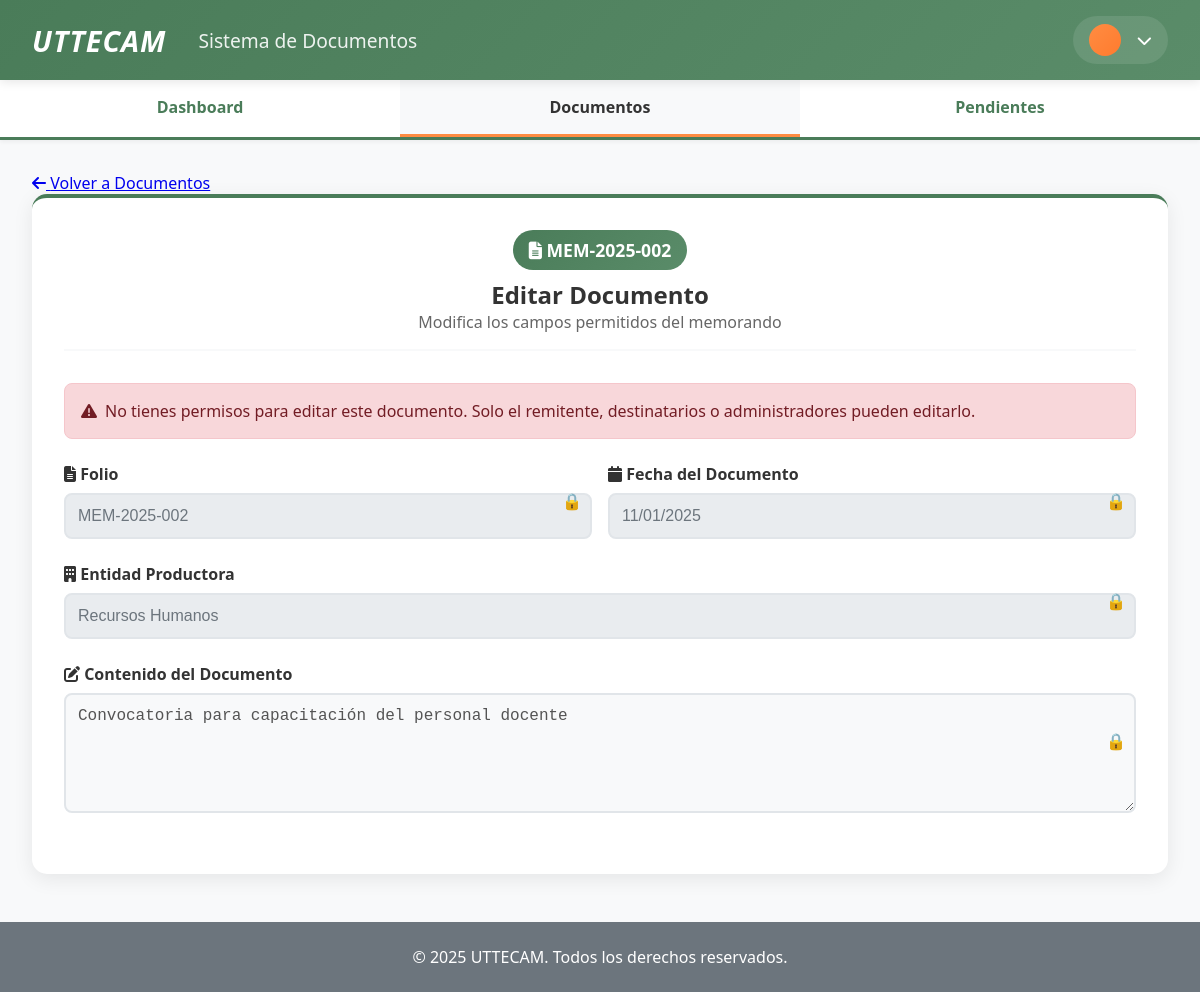
The page /public/editar-documento/2 (signed in) on the database its author committed.
### tables this page shows
CREATE TABLE `memorandos` (
  `id` bigint NOT NULL AUTO_INCREMENT,
  `folio` varchar(50) NOT NULL,
  `fecha_recepcion` timestamp NULL DEFAULT CURRENT_TIMESTAMP,
  `entidad_productora` varchar(255) DEFAULT NULL,
  `remitente_id` bigint NOT NULL,
  `fecha_documento` date DEFAULT NULL,
  `contenido` text NOT NULL,
  `destinatario_id` bigint DEFAULT NULL,
  `urgencia` enum('urgente','ordinario') DEFAULT 'ordinario',
  `documento_blob` longblob,
  `area_destino_id` bigint DEFAULT NULL,
  `fecha_recepcion_destino` timestamp NULL DEFAULT NULL,
  `fecha_requerida_respuesta` date DEFAULT NULL,
  `estatus_atencion` enum('pendiente','proceso','atendido') DEFAULT 'pendiente',
  `fecha_limite` date DEFAULT NULL,
  `fecha_creacion` timestamp NULL DEFAULT CURRENT_TIMESTAMP,
  `fecha_resolucion_final` date DEFAULT NULL,
  `area_id` bigint NOT NULL,
  PRIMARY KEY (`id`),
  UNIQUE KEY `folio` (`folio`),
  KEY `remitente_id` (`remitente_id`),
  KEY `destinatario_id` (`destinatario_id`),
  KEY `area_id` (`area_id`),
  KEY `area_destino_id` (`area_destino_id`)
);

### server/controllers/DocumentController.php (called while the page is built, shortened)
<?php
require_once __DIR__ . '/../db.php';
class DocumentController {
    public function puedeEditarEstatus($memorando_id, $usuario_id) {
        global $pdo;
        try {
            $stmt = $pdo->prepare("
                SELECT COUNT(*) as count
                FROM documento_destinatarios
                WHERE memorando_id = ? AND destinatario_id = ?
            ");
            $stmt->execute([$memorando_id, $usuario_id]);
            $result = $stmt->fetch(PDO::FETCH_ASSOC);
            return $result['count'] > 0;
        } catch (Exception $e) {
            error_log("Error al verificar permisos: " . $e->getMessage());
            return false;
        }
    }
    public function obtenerDocumentoPorId($id) {
        global $pdo;
        try {
            $stmt = $pdo->prepare("
                SELECT m.*, u1.nombre as remitente_nombre, a1.nombre as area_nombre, a2.nombre as area_destino_nombre
                FROM memorandos m
                LEFT JOIN usuarios u1 ON m.remitente_id = u1.id
                LEFT JOIN areas a1 ON m.area_id = a1.id
                LEFT JOIN areas a2 ON m.area_destino_id = a2.id
                WHERE m.id = ?
            ");
            $stmt->execute([$id]);
            return $stmt->fetch(PDO::FETCH_ASSOC);
        } catch (Exception $e) {
            error_log("Error al obtener documento: " . $e->getMessage());
            return null;
        }
    }
}
?>

### server/middleware/AuthMiddleware.php (called while the page is built, shortened)
<?php
class AuthMiddleware {
    public static function getUser() {
        return $_SESSION['usuario'] ?? null;
    }
}
?>

### server/views/editar-documento.php (the view, shortened to what this page needs)
<?php
require_once __DIR__ . '/../middleware/AuthMiddleware.php';
require_once __DIR__ . '/../controllers/DocumentController.php';
$documento_id = $_GET['id'] ?? 0;
$documentController = new DocumentController();
$documento = $documentController->obtenerDocumentoPorId($documento_id);
$usuario = AuthMiddleware::getUser();
$areas = $documentController->obtenerAreas();
$destinatarios = $documentController->obtenerDestinatariosDocumento($documento_id);
$puedeEditarEstatus = $documentController->puedeEditarEstatus($documento_id, $usuario['id']);
$esRemitente = $documento['remitente_id'] == $usuario['id'];
$esAdmin = $usuario['rol'] === 'admin';
?>
<!DOCTYPE html>
<html lang="es">
<head>
    <link rel="stylesheet" href="./../../server/assets/styles.css">
    <link rel="stylesheet" href="https://cdnjs.cloudflare.com/ajax/libs/font-awesome/6.4.0/css/all.min.css">
</head>
<body>
    <?php include __DIR__ . '/../components/header.php'; ?>
    <?php $current_page = 'documentos'; include __DIR__ . '/../components/navigation.php'; ?>
    <div class="container">
        <a href="<?php echo $base_url; ?>/documentos" class="back-btn">
            <i class="fas fa-arrow-left"></i> Volver a Documentos
        </a>
        <div class="card">
            <div class="form-header">
                <div class="folio-highlight">
                    <i class="fas fa-file-alt"></i> <?php echo htmlspecialchars($documento['folio']); ?>
                </div>
                <h2 style="color: #333;">Editar Documento</h2>
                <p style="color: #666;">Modifica los campos permitidos del memorando</p>
            </div>
            <?php if (!$esRemitente && !$esAdmin && !$puedeEditarEstatus): ?>
                <div class="permission-notice error">
                    <i class="fas fa-exclamation-triangle"></i>
                    <span>No tienes permisos para editar este documento. Solo el remitente, destinatarios o administradores pueden editarlo.</span>
                </div>
            <?php endif; ?>
            <form action="<?php echo $base_url; ?>/actualizar-documento" method="POST">
                <?php if ($esRemitente || $esAdmin): ?>
                    <div class="form-row">
                        <div class="form-group">
                            <label for="folio"><i class="fas fa-file-alt"></i> Folio *</label>
                            <input type="text" id="folio" name="folio" class="form-input" required
                                   value="<?php echo htmlspecialchars($documento['folio']); ?>">
                        </div>
                        <div class="form-group">
                            <label for="fecha_documento"><i class="fas fa-calendar"></i> Fecha del Documento</label>
                            <input type="date" id="fecha_documento" name="fecha_documento" class="form-input"
                                   value="<?php echo $documento['fecha_documento']; ?>">
                        </div>
                    </div>
                    <div class="form-group">
                        <label for="entidad_productora"><i class="fas fa-building"></i> Entidad Productora</label>
                        <input type="text" id="entidad_productora" name="entidad_productora" class="form-input"
                               placeholder="Ej: Dirección General" value="<?php echo htmlspecialchars($documento['entidad_productora']); ?>">
                    </div>
                    <div class="form-group">
                        <label><i class="fas fa-users"></i> Destinatarios (No editable)</label>
                        <div class="destinatarios-readonly">
                            <?php foreach ($destinatarios as $dest): ?>
                                <span class="destinatario-tag">
                                    <div class="destinatario-avatar">
                                        <?php echo strtoupper(substr($dest['nombre'], 0, 1)); ?>
                                    </div>
                                    <?php echo htmlspecialchars($dest['nombre']); ?>
                                </span>
                            <?php endforeach; ?>
                        </div>
                        <small style="color: #666; font-size: 0.9rem;">
                            <i class="fas fa-info-circle"></i> Los destinatarios no pueden modificarse después de crear el documento
                        </small>
                    </div>
                    <div class="form-row">
                        <div class="form-group">
                            <label for="area_destino_id"><i class="fas fa-arrow-right"></i> Área Destino</label>
                            <select id="area_destino_id" name="area_destino_id" class="form-select">
                                <option value="">Seleccionar área destino</option>
                                <?php foreach ($areas as $area): ?>
                                    <option value="<?php echo $area['id']; ?>"
                                            <?php echo $area['id'] == $documento['area_destino_id'] ? 'selected' : ''; ?>>
                                        <?php echo htmlspecialchars($area['nombre']); ?>
                                    </option>
                                <?php endforeach; ?>
                            </select>
                        </div>
                        <div class="form-group">
                            <label for="urgencia"><i class="fas fa-flag"></i> Urgencia *</label>
                            <select id="urgencia" name="urgencia" class="form-select" required>
                                <option value="ordinario" <?php echo $documento['urgencia'] === 'ordinario' ? 'selected' : ''; ?>>Ordinario</option>
                                <option value="urgente" <?php echo $documento['urgencia'] === 'urgente' ? 'selected' : ''; ?>>Urgente</option>
                            </select>
                        </div>
                    </div>
                    <div class="form-group">
                        <label for="contenido"><i class="fas fa-edit"></i> Contenido del Documento *</label>
                        <textarea id="contenido" name="contenido" class="form-textarea" required
                                  placeholder="Escriba el contenido del memorando..."><?php echo htmlspecialchars($documento['contenido']); ?></textarea>
                    </div>
                    <div class="form-row">
                        <div class="form-group">
                            <label for="fecha_requerida_respuesta"><i class="fas fa-clock"></i> Fecha Requerida de Respuesta</label>
                            <input type="date" id="fecha_requerida_respuesta" name="fecha_requerida_respuesta" class="form-input"
                                   value="<?php echo $documento['fecha_requerida_respuesta']; ?>">
                        </div>
                        <div class="form-group">
                            <label for="fecha_limite"><i class="fas fa-exclamation-circle"></i> Fecha Límite</label>
                            <input type="date" id="fecha_limite" name="fecha_limite" class="form-input"
                                   value="<?php echo $documento['fecha_limite']; ?>">
                        </div>
                    </div>
                    <button type="submit" class="btn-submit">
                        <i class="fas fa-save"></i> Actualizar Documento
                    </button>
                <?php else: ?>
                    <div class="form-row">
                        <div class="form-group disabled-field">
                            <label><i class="fas fa-file-alt"></i> Folio</label>
                            <input type="text" class="form-input" disabled value="<?php echo htmlspecialchars($documento['folio']); ?>">
                        </div>
                        <div class="form-group disabled-field">
                            <label><i class="fas fa-calendar"></i> Fecha del Documento</label>
                            <input type="text" class="form-input" disabled value="<?php echo $documento['fecha_documento'] ? date('d/m/Y', strtotime($documento['fecha_documento'])) : 'N/A'; ?>">
                        </div>
                    </div>
                    <div class="form-group disabled-field">
                        <label><i class="fas fa-building"></i> Entidad Productora</label>
                        <input type="text" class="form-input" disabled value="<?php echo htmlspecialchars($documento['entidad_productora']); ?>">
                    </div>
                    <div class="form-group disabled-field">
                        <label><i class="fas fa-edit"></i> Contenido del Documento</label>
                        <textarea class="form-textarea" disabled><?php echo htmlspecialchars($documento['contenido']); ?></textarea>
                    </div>
                <?php endif; ?>
            </form>
        </div>
    </div>
    <div class="footer">
        © 2025 UTTECAM. Todos los derechos reservados.
    </div>
</body>
</html>

### server/assets/styles.css (style rules this page uses)
* { margin: 0; padding: 0; box-sizing: border-box; }
body { font-family: "Segoe UI", Tahoma, Geneva, Verdana, sans-serif; background: #f8f9fa; min-height: 100vh; }
.container { max-width: 1200px; margin: 2rem auto; padding: 0 2rem; animation: fadeInUp 0.7s ease-out; }
.card { background: white; padding: 2rem; border-radius: 15px; box-shadow: 0 5px 20px rgba(0, 0, 0, 0.08); border-top: 4px solid #4a7c59; }
.form-group { margin-bottom: 1.5rem; animation: fadeIn 0.8s ease-out; }
.form-group label { display: block; margin-bottom: 0.5rem; color: #333; font-weight: 600; }
.form-input, .form-select, .form-textarea { width: 100%; padding: 0.75rem; border: 2px solid #e1e5e9; border-radius: 8px; font-size: 1rem; transition: all 0.3s ease; background: #f8f9fa; }
.form-textarea { min-height: 120px; resize: vertical; }
.form-row { display: grid; grid-template-columns: 1fr 1fr; gap: 1rem; }
.footer { background: #6c757d; color: white; text-align: center; padding: 1.5rem; margin-top: 3rem; }

### server/views/editar-documento.php (style rules this page uses)
.form-header { text-align: center; margin-bottom: 2rem; padding-bottom: 1rem; border-bottom: 2px solid #f8f9fa; }
.folio-highlight { background: linear-gradient(135deg, #4a7c59 0%, #5a8c69 100%); color: white; padding: 0.5rem 1rem; border-radius: 20px; font-weight: bold; font-size: 1.1rem; display: inline-block; margin-bottom: 0.5rem; }
.permission-notice { background: #fff3cd; border: 1px solid #ffeaa7; color: #856404; padding: 1rem; border-radius: 8px; margin-bottom: 1.5rem; display: flex; align-items: center; gap: 0.5rem; }
.permission-notice.error { background: #f8d7da; border-color: #f5c6cb; color: #721c24; }
.form-input:disabled, .form-select:disabled { background: #e9ecef; color: #6c757d; cursor: not-allowed; }
.disabled-field { position: relative; }
.disabled-field::after { content: "🔒"; position: absolute; right: 10px; top: 50%; transform: translateY(-50%); color: #6c757d; }

### rows shown on the page
memorandos: folio "MEM-2025-002", fecha_documento "11/01/2025", entidad_productora "Recursos Humanos", contenido "Convocatoria para capacitación del personal docente"

### other values the page prints
$page_title "Sistema de Documentos"
